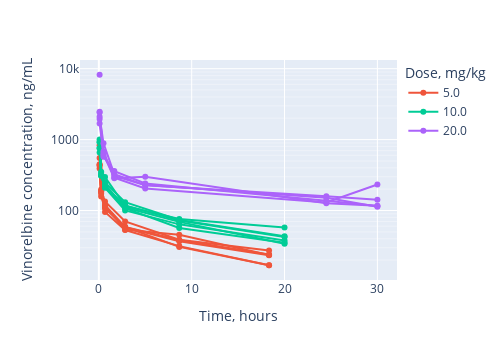
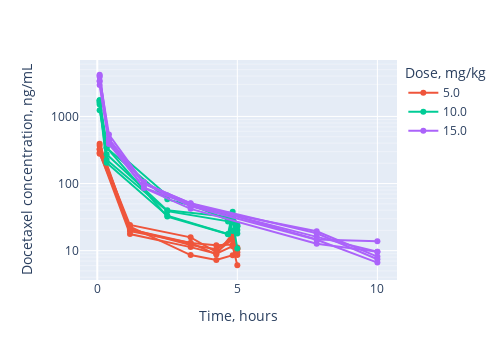
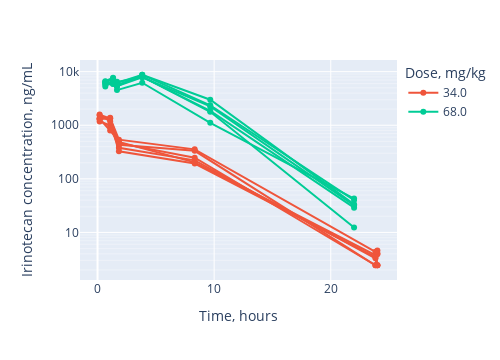
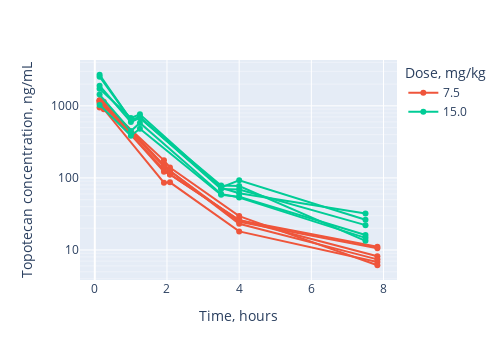

Here is the notebook cell these charts were saved with, in order:
### Markdown cell above
Lets look at the data for determining the Pharmacokinetic behaviour to see what it can tell us.

### Code cell
for drug in drugs:
    x_label = "Time, hours"
    y_label = drug + " concentration, " + units[drug]
    df_plot = data_sets[drug+"_"+drug]
    
#     dose_categories = df_drug.DOSE.unique()

    fig = px.line(
        df_plot,
        x="TIME",
        y="OBS",
        line_group="ID",
        color='Dose, '+dose_unit,
        width=500, 
        height=360,
        color_discrete_sequence=px.colors.qualitative.Plotly[1:],
        hover_data=list(df_plot.columns))
    
    fig.update_xaxes(title_text=x_label)
    fig.update_yaxes(title_text=y_label)
    fig['layout']['yaxis'].update(type="log", minor=dict(dtick='D1', showgrid=True), dtick = 1)
    fig.update_traces(mode='markers+lines')
    
    fig.write_image(image_file + drug + "_PK_traces.svg")
    fig.show()
